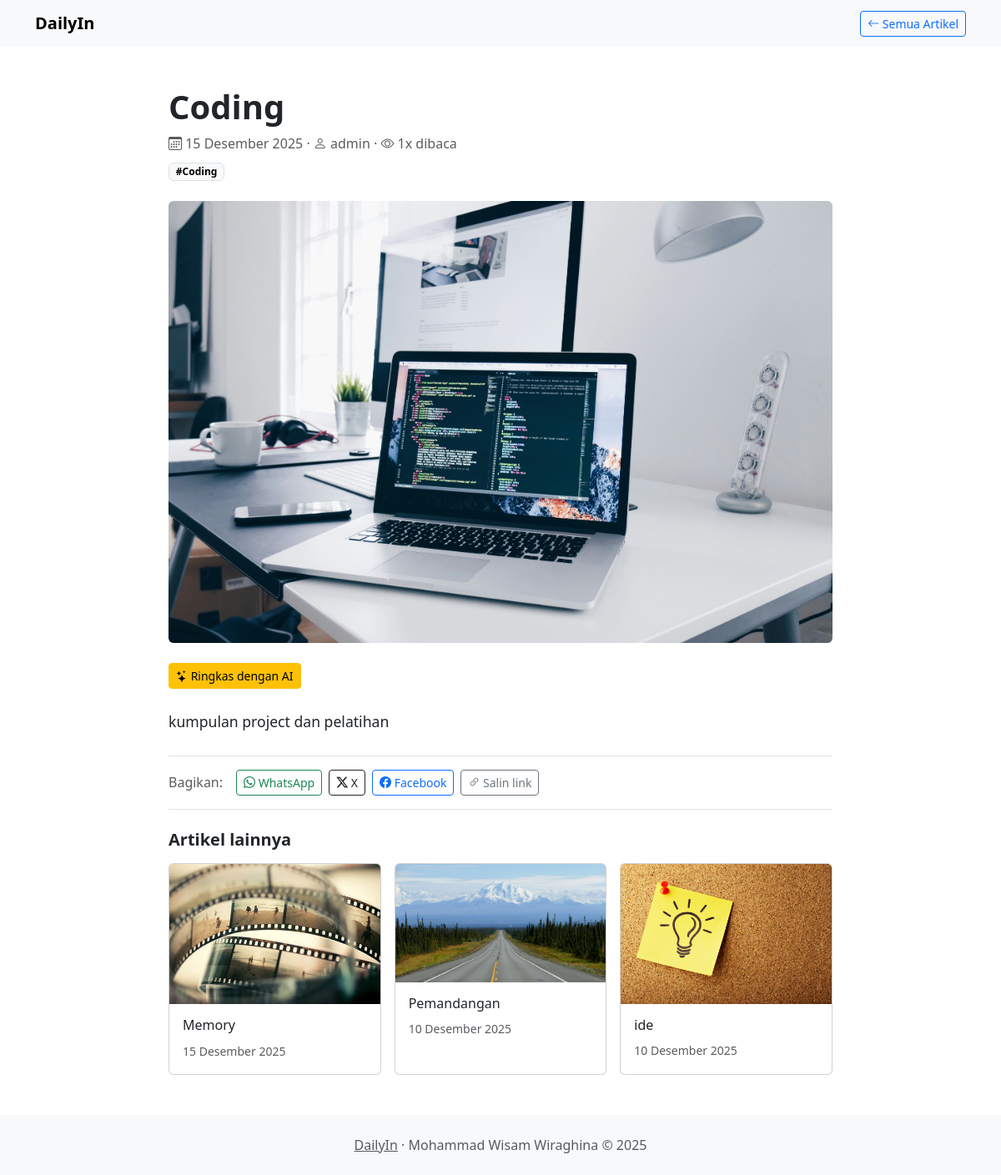
The page /artikel/coding on the database its author committed.
### tables this page shows
CREATE TABLE `article` (
  `id` int(11) NOT NULL,
  `judul` text DEFAULT NULL,
  `slug` varchar(200) DEFAULT NULL,
  `isi` mediumtext DEFAULT NULL,
  `gambar` text DEFAULT NULL,
  `summary` text DEFAULT NULL,
  `ai_summary` text DEFAULT NULL,
  `tanggal` datetime DEFAULT NULL,
  `username` varchar(50) DEFAULT NULL,
  `status` varchar(10) NOT NULL DEFAULT 'published',
  `published_at` datetime DEFAULT NULL,
  `mood` varchar(20) DEFAULT NULL,
  `views` int(11) NOT NULL DEFAULT 0
);

### env.php (called while the page is built, shortened)
<?php
function env($key, $default = '')
{
    static $ENV = null;
    if ($ENV === null) {
        $ENV = [];
    }
    $value = getenv($key);
    return ($value === false || $value === '') ? $default : $value;
}

### content.php (called while the page is built, shortened)
<?php
function base_path()
{
    $base = env('APP_BASE_PATH');
    if ($base === '') {
        $base = str_replace('\\', '/', dirname($_SERVER['SCRIPT_NAME'] ?? '/'));
        $app_dir = str_replace('\\', '/', (string) realpath(__DIR__));
        $script_dir = str_replace('\\', '/', (string) realpath(dirname($_SERVER['SCRIPT_FILENAME'] ?? __FILE__)));
        if ($app_dir !== '' && strpos($script_dir, $app_dir) === 0) {
            $sub = substr($script_dir, strlen($app_dir));
        }
    }
    return rtrim($base, '/') . '/';
}
function url($path = '')
{
    return base_path() . ltrim($path, '/');
}
function site_url($path = '')
{
    $app_url = rtrim(env('APP_URL'), '/');
    if ($app_url === '') {
        $host = preg_replace('/[^A-Za-z0-9.\-:]/', '', $_SERVER['HTTP_HOST'] ?? 'localhost');
        $app_url = (is_https() ? 'https' : 'http') . '://' . $host . rtrim(base_path(), '/');
    }
    return $app_url . '/' . ltrim($path, '/');
}
function article_url($row)
{
    return !empty($row['slug']) ? url('artikel/' . $row['slug']) : url('artikel.php?id=' . (int) $row['id']);
}
function now_string()
{
    return date('Y-m-d H:i:s');
}
function display_date($row)
{
    $value = !empty($row['published_at']) ? $row['published_at'] : ($row['tanggal'] ?? '');
    $time = strtotime((string) $value);
    $bulan = ['', 'Januari', 'Februari', 'Maret', 'April', 'Mei', 'Juni', 'Juli', 'Agustus', 'September', 'Oktober', 'November', 'Desember'];
    return date('j', $time) . ' ' . $bulan[(int) date('n', $time)] . ' ' . date('Y', $time);
}

### auth.php (called while the page is built, shortened)
<?php
require_once __DIR__ . '/koneksi.php';
require_once __DIR__ . '/storage.php';
require_once __DIR__ . '/content.php';
function is_https()
{
    return (!empty($_SERVER['HTTPS']) && $_SERVER['HTTPS'] !== 'off')
        || ($_SERVER['HTTP_X_FORWARDED_PROTO'] ?? '') === 'https';
}
function e($value)
{
    return htmlspecialchars((string) $value, ENT_QUOTES, 'UTF-8');
}
function sanitize_html($html)
{
    $html = (string) $html;
    $doc = new DOMDocument();
    $doc->loadHTML('<?xml encoding="UTF-8"><div id="__root">' . $html . '</div>', LIBXML_HTML_NOIMPLIED | LIBXML_HTML_NODEFDTD);
    $xpath = new DOMXPath($doc);
    $root = $xpath->query('//*[@id="__root"]')->item(0);
    $out = '';
    foreach ($root->childNodes as $child) {
        $out .= $doc->saveHTML($child);
    }
    return $out;
}

### koneksi.php (called while the page is built, shortened)
<?php
require_once __DIR__ . '/env.php';
$database_url = env('DATABASE_URL', env('POSTGRES_URL'));
if ($database_url !== '') {
    $url = parse_url($database_url);
    parse_str($url['query'] ?? '', $query);
    $dsn = sprintf(
        "pgsql:host=%s;port=%d;dbname=%s;sslmode=%s",
        $url['host'] ?? 'localhost',
        $url['port'] ?? 5432,
        ltrim($url['path'] ?? '', '/'),
        $query['sslmode'] ?? 'require'
    );
    $username = rawurldecode($url['user'] ?? '');
    $password = rawurldecode($url['pass'] ?? '');
} else {
    $dsn = sprintf(
        "mysql:host=%s;port=%d;dbname=%s;charset=utf8mb4",
        env('DB_SERVER', 'localhost'),
        (int) env('DB_PORT', 3306),
        env('DB_NAME')
    );
    $username = env('DB_USERNAME');
    $password = env('DB_PASSWORD');
}
try {
    $conn = new PDO($dsn, $username, $password, [
        PDO::ATTR_ERRMODE => PDO::ERRMODE_EXCEPTION,
        PDO::ATTR_DEFAULT_FETCH_MODE => PDO::FETCH_ASSOC,
        PDO::ATTR_EMULATE_PREPARES => false,
    ]);
} catch (PDOException $e) {
    error_log("DB connection failed: " . $e->getMessage());
    http_response_code(500);
    die("Koneksi database gagal.");
}
function db_query($sql, $params = [])
{
    global $conn;
    $stmt = $conn->prepare($sql);
    $stmt->execute($params);
    return $stmt;
}
function db_one($sql, $params = [])
{
    $row = db_query($sql, $params)->fetch();
    return $row === false ? null : $row;
}
function db_all($sql, $params = [])
{
    return db_query($sql, $params)->fetchAll();
}

### storage.php (called while the page is built, shortened)
<?php
require_once __DIR__ . '/env.php';
function is_blob_url($value)
{
    $host = parse_url((string) $value, PHP_URL_HOST);
    return is_string($host) && preg_match('/\.public\.blob\.vercel-storage\.com$/', $host)
        && parse_url($value, PHP_URL_SCHEME) === 'https';
}
function safe_image_name($name)
{
    $name = basename((string) $name);
    return preg_match('/^[A-Za-z0-9_\-]+\.(jpg|jpeg|png|gif|webp)$/i', $name) ? $name : '';
}
function image_url($gambar)
{
    $name = safe_image_name($gambar);
    return $name === '' ? '' : 'img/' . $name;
}
function image_available($gambar)
{
    $name = safe_image_name($gambar);
    return $name !== '' && is_file(__DIR__ . '/img/' . $name);
}

### artikel.php (the view, shortened to what this page needs)
<?php
require_once __DIR__ . '/auth.php';
if (isset($article_slug)) {
  $article = db_one("SELECT * FROM article WHERE slug = ?", [$article_slug]);
}
$is_preview = $article && !is_published($article);
if (!$is_preview && count_article_view($article['id'])) {
  $article['views'] = (int) ($article['views'] ?? 0) + 1;
}
$tags = tags_for_articles([$article['id']])[(int) $article['id']];
$isi_html = sanitize_html($article['isi'] ?? '');
$canonical = !empty($article['slug']) ? site_url('artikel/' . $article['slug']) : site_url('artikel.php?id=' . (int) $article['id']);
$related = db_all(
  "SELECT * FROM article WHERE " . PUBLISHED_SQL . " AND id <> ?
     AND id IN (SELECT article_id FROM article_tag WHERE tag_id IN (SELECT tag_id FROM article_tag WHERE article_id = ?))
   ORDER BY COALESCE(published_at, tanggal) DESC LIMIT 3",
  [now_string(), $article['id'], $article['id']]
);
if (count($related) < 3) {
  $exclude = array_merge([(int) $article['id']], array_map('intval', array_column($related, 'id')));
  $more = db_all(
    "SELECT * FROM article WHERE " . PUBLISHED_SQL . " AND id NOT IN (" . implode(',', $exclude) . ")
     ORDER BY COALESCE(published_at, tanggal) DESC LIMIT " . (3 - count($related)),
    [now_string()]
  );
  $related = array_merge($related, $more);
}
$share_text = rawurlencode($article['judul'] . ' ' . $canonical);
?>
<!DOCTYPE html>
<html lang="id">
<head>
  <link rel="stylesheet" href="https://cdn.jsdelivr.net/npm/bootstrap-icons@1.13.1/font/bootstrap-icons.min.css" />
  <link
    href="https://cdn.jsdelivr.net/npm/bootstrap@5.3.8/dist/css/bootstrap.min.css"
    rel="stylesheet"
 />
</head>
<body>
  <nav class="navbar bg-body-tertiary sticky-top">
    <div class="container">
      <a class="navbar-brand fw-bold" href="<?= e(url()) ?>">DailyIn</a>
      <a class="btn btn-outline-primary btn-sm" href="<?= e(url()) ?>#article"><i class="bi bi-arrow-left"></i> Semua Artikel</a>
    </div>
  </nav>
  <main class="container py-4 py-md-5" style="max-width: 820px;">
    <article>
      <header class="mb-4">
        <h1 class="fw-bold display-6"><?= e($article['judul']) ?></h1>
        <p class="text-muted mb-2">
          <i class="bi bi-calendar3"></i> <?= e(display_date($article)) ?>
          &middot; <i class="bi bi-person"></i> <?= e($article['username'] ?: 'admin') ?>
          &middot; <i class="bi bi-eye"></i> <?= number_format((int) ($article['views'] ?? 0), 0, ',', '.') ?>x dibaca
        </p>
        <?php foreach ($tags as $tag) : ?>
          <a href="<?= e(url('tag/' . $tag['slug'])) ?>#article" class="badge text-bg-light border text-decoration-none me-1">#<?= e($tag['name']) ?></a>
        <?php endforeach; ?>
      </header>
      <?php if (image_available($article['gambar'])) : ?>
        <img src="<?= e(image_url($article['gambar'])) ?>" class="img-fluid rounded mb-4 w-100" alt="<?= e($article['judul']) ?>" />
      <?php endif; ?>
      <div class="mb-4">
        <button type="button" class="btn btn-warning btn-sm" id="btnRingkasan" data-id="<?= (int) $article['id'] ?>">
          <i class="bi bi-stars"></i> Ringkas dengan AI
        </button>
      </div>
      <div class="article-body">
        <?= $isi_html !== '' ? $isi_html : '<p class="text-muted">Artikel ini belum memiliki isi.</p>' ?>
      </div>
    </article>
    <div class="border-top border-bottom py-3 my-4 d-flex flex-wrap align-items-center gap-2">
      <span class="text-muted me-2">Bagikan:</span>
      <a class="btn btn-outline-success btn-sm" target="_blank" rel="noopener" href="https://wa.me/?text=<?= $share_text ?>"><i class="bi bi-whatsapp"></i> WhatsApp</a>
      <a class="btn btn-outline-dark btn-sm" target="_blank" rel="noopener" href="https://x.com/intent/post?text=<?= $share_text ?>"><i class="bi bi-twitter-x"></i> X</a>
      <a class="btn btn-outline-primary btn-sm" target="_blank" rel="noopener" href="https://www.facebook.com/sharer/sharer.php?u=<?= rawurlencode($canonical) ?>"><i class="bi bi-facebook"></i> Facebook</a>
      <button type="button" class="btn btn-outline-secondary btn-sm" id="btnCopyLink" data-url="<?= e($canonical) ?>"><i class="bi bi-link-45deg"></i> Salin link</button>
    </div>
    <?php if ($related) : ?>
      <section>
        <h2 class="h5 fw-bold mb-3">Artikel lainnya</h2>
        <div class="row row-cols-1 row-cols-md-3 g-3">
          <?php foreach ($related as $row) : ?>
            <div class="col">
              <a href="<?= e(article_url($row)) ?>" class="card h-100 text-reset text-decoration-none">
                <?php if (image_available($row['gambar'])) : ?>
                  <img src="<?= e(image_url($row['gambar'])) ?>" class="card-img-top" alt="<?= e($row['judul']) ?>" loading="lazy" />
                <?php endif; ?>
                <div class="card-body">
                  <h3 class="h6 card-title"><?= e($row['judul']) ?></h3>
                  <small class="text-muted"><?= e(display_date($row)) ?></small>
                </div>
              </a>
            </div>
          <?php endforeach; ?>
        </div>
      </section>
    <?php endif; ?>
  </main>
  <footer class="text-center text-muted p-4 bg-body-tertiary">
    <a href="<?= e(url()) ?>" class="text-reset">DailyIn</a> &middot; Mohammad Wisam Wiraghina &copy; 2025
  </footer>
</body>
</html>

### index.php (shortened to what this page needs)
<?php
require_once 'auth.php';
$request_path = rawurldecode(parse_url($_SERVER['REQUEST_URI'] ?? '/', PHP_URL_PATH) ?: '/');
$route = strpos(rtrim($request_path, '/') . '/', base_path()) === 0
  ? trim((string) substr($request_path, strlen(base_path())), '/')
  : null;
if ($route === '' || $route === 'index.php') {
} elseif ($route !== null && preg_match('#^artikel/([a-z0-9-]{1,200})$#', $route, $m)) {
  $article_slug = $m[1];
  require __DIR__ . '/artikel.php';
  exit;
} elseif ($route !== null && preg_match('#^tag/([a-z0-9-]{1,60})$#', $route, $m)) {
  $current_tag = db_one("SELECT name, slug FROM tag WHERE slug = ?", [$m[1]]);
  if (!$current_tag) {
    require __DIR__ . '/404.php';
    exit;
  }
} elseif ($route === 'sitemap.xml') {
  require __DIR__ . '/sitemap.php';
  exit;
} elseif ($route === 'robots.txt') {
  require __DIR__ . '/robots.php';
  exit;
} else {
  require __DIR__ . '/404.php';
  exit;
}
?>

### artikel.php (style rules this page uses)
.article-body { font-size: 1.1rem; line-height: 1.8; }

### rows shown on the page
article: judul "Coding", published_at "15 Desember 2025", username "admin", gambar (picture), isi "kumpulan project dan pelatihan"
article: gambar (picture), judul "Memory", published_at "15 Desember 2025"
article: gambar (picture), judul "Pemandangan", published_at "10 Desember 2025"
article: gambar (picture), judul "ide", published_at "10 Desember 2025"

### other values the page prints
$article['views'] "1"
$tag['name'] "Coding"
